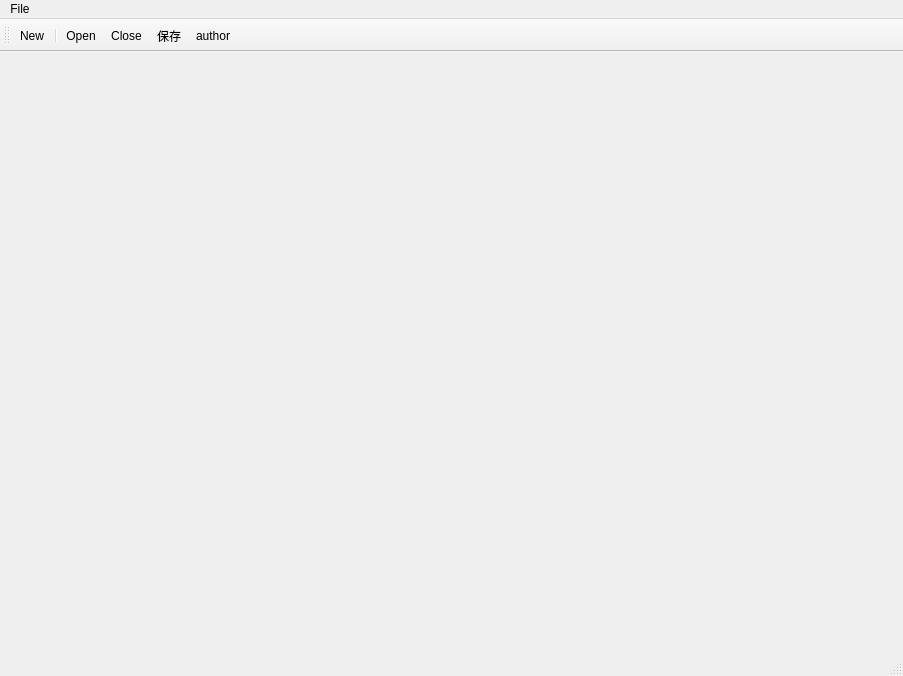
<?xml version="1.0" encoding="UTF-8"?>
<ui version="4.0">
 <class>MainWindow</class>
 <widget class="QMainWindow" name="MainWindow">
  <property name="geometry">
   <rect>
    <x>0</x>
    <y>0</y>
    <width>903</width>
    <height>676</height>
   </rect>
  </property>
  <property name="windowTitle">
   <string>MainWindow</string>
  </property>
  <widget class="QWidget" name="centralwidget"/>
  <widget class="QMenuBar" name="menubar">
   <property name="geometry">
    <rect>
     <x>0</x>
     <y>0</y>
     <width>903</width>
     <height>26</height>
    </rect>
   </property>
   <widget class="QMenu" name="menuFile">
    <property name="title">
     <string>File</string>
    </property>
    <addaction name="actionNew"/>
    <addaction name="separator"/>
    <addaction name="actionOpen"/>
    <addaction name="actionClose"/>
    <addaction name="actionSave"/>
    <addaction name="actionAuthor"/>
   </widget>
   <addaction name="menuFile"/>
  </widget>
  <widget class="QStatusBar" name="statusbar"/>
  <widget class="QToolBar" name="toolBar">
   <property name="windowTitle">
    <string>toolBar</string>
   </property>
   <attribute name="toolBarArea">
    <enum>TopToolBarArea</enum>
   </attribute>
   <attribute name="toolBarBreak">
    <bool>false</bool>
   </attribute>
   <addaction name="actionNew"/>
   <addaction name="separator"/>
   <addaction name="actionOpen"/>
   <addaction name="actionClose"/>
   <addaction name="actionSave"/>
   <addaction name="actionAuthor"/>
  </widget>
  <action name="actionNew">
   <property name="text">
    <string>New</string>
   </property>
   <property name="shortcut">
    <string>Alt+A</string>
   </property>
  </action>
  <action name="actionOpen">
   <property name="text">
    <string>Open</string>
   </property>
  </action>
  <action name="actionClose">
   <property name="text">
    <string>Close</string>
   </property>
  </action>
  <action name="actionSave">
   <property name="text">
    <string>保存</string>
   </property>
  </action>
  <action name="actionAuthor">
   <property name="icon">
    <iconset>
     <normaloff>omg.jpg</normaloff>omg.jpg</iconset>
   </property>
   <property name="text">
    <string>author</string>
   </property>
  </action>
 </widget>
 <resources/>
 <connections/>
</ui>
